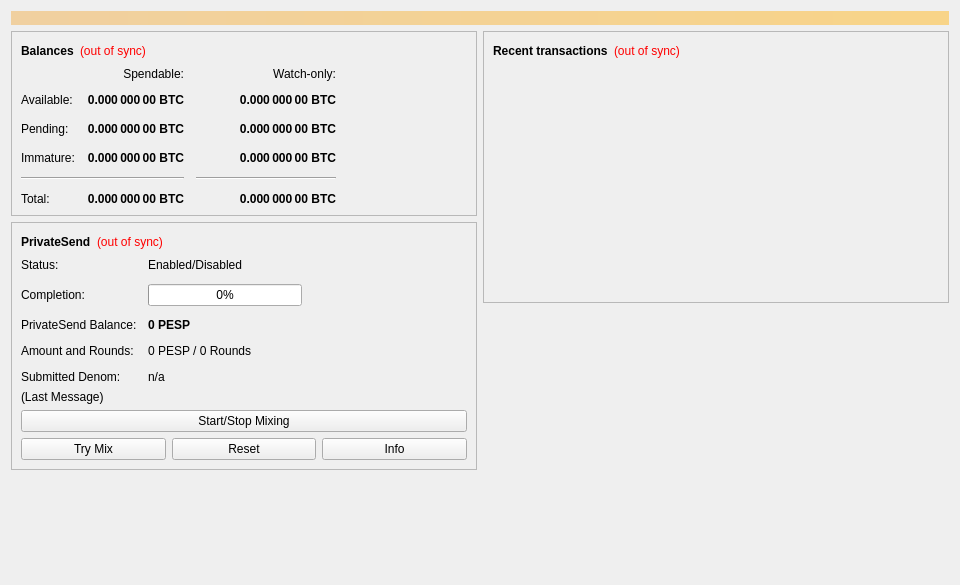
<?xml version="1.0" encoding="UTF-8"?>
<ui version="4.0">
 <class>OverviewPage</class>
 <widget class="QWidget" name="OverviewPage">
  <property name="geometry">
   <rect>
    <x>0</x>
    <y>0</y>
    <width>960</width>
    <height>585</height>
   </rect>
  </property>
  <property name="minimumSize">
   <size>
    <width>960</width>
    <height>0</height>
   </size>
  </property>
  <property name="windowTitle">
   <string>Form</string>
  </property>
  <layout class="QVBoxLayout" name="topLayout">
   <item>
    <widget class="QLabel" name="labelAlerts">
     <property name="visible">
      <bool>false</bool>
     </property>
     <property name="styleSheet">
      <string notr="true">QLabel { background-color: qlineargradient(x1: 0, y1: 0, x2: 1, y2: 0, stop:0 #F0D0A0, stop:1 #F8D488); color:#000000; }</string>
     </property>
     <property name="wordWrap">
      <bool>true</bool>
     </property>
     <property name="margin">
      <number>3</number>
     </property>
     <property name="textInteractionFlags">
      <set>Qt::TextSelectableByMouse</set>
     </property>
    </widget>
   </item>
   <item>
    <layout class="QHBoxLayout" name="horizontalLayout" stretch="1,1">
     <item>
      <layout class="QVBoxLayout" name="verticalLayout_2">
       <item>
        <widget class="QFrame" name="frame">
         <property name="frameShape">
          <enum>QFrame::StyledPanel</enum>
         </property>
         <property name="frameShadow">
          <enum>QFrame::Raised</enum>
         </property>
         <layout class="QVBoxLayout" name="verticalLayout_4">
          <item>
           <layout class="QHBoxLayout" name="horizontalLayout_4">
            <item>
             <widget class="QLabel" name="label_5">
              <property name="font">
               <font>
                <weight>75</weight>
                <bold>true</bold>
               </font>
              </property>
              <property name="text">
               <string>Balances</string>
              </property>
             </widget>
            </item>
            <item>
             <widget class="QLabel" name="labelWalletStatus">
              <property name="toolTip">
               <string>The displayed information may be out of date. Your wallet automatically synchronizes with the PESPCOIN network after a connection is established, but this process has not completed yet.</string>
              </property>
              <property name="styleSheet">
               <string notr="true">QLabel { color: red; }</string>
              </property>
              <property name="text">
               <string notr="true">(out of sync)</string>
              </property>
              <property name="alignment">
               <set>Qt::AlignLeading|Qt::AlignLeft|Qt::AlignVCenter</set>
              </property>
             </widget>
            </item>
            <item>
             <spacer name="horizontalSpacer_3">
              <property name="orientation">
               <enum>Qt::Horizontal</enum>
              </property>
              <property name="sizeHint" stdset="0">
               <size>
                <width>40</width>
                <height>20</height>
               </size>
              </property>
             </spacer>
            </item>
           </layout>
          </item>
          <item>
           <layout class="QGridLayout" name="gridLayout">
            <property name="spacing">
             <number>12</number>
            </property>
            <item row="2" column="2">
             <widget class="QLabel" name="labelWatchPending">
              <property name="font">
               <font>
                <weight>75</weight>
                <bold>true</bold>
               </font>
              </property>
              <property name="cursor">
               <cursorShape>IBeamCursor</cursorShape>
              </property>
              <property name="toolTip">
               <string>Unconfirmed transactions to watch-only addresses</string>
              </property>
              <property name="text">
               <string notr="true">0.000 000 00 BTC</string>
              </property>
              <property name="alignment">
               <set>Qt::AlignRight|Qt::AlignTrailing|Qt::AlignVCenter</set>
              </property>
              <property name="textInteractionFlags">
               <set>Qt::LinksAccessibleByMouse|Qt::TextSelectableByKeyboard|Qt::TextSelectableByMouse</set>
              </property>
             </widget>
            </item>
            <item row="2" column="1">
             <widget class="QLabel" name="labelUnconfirmed">
              <property name="font">
               <font>
                <weight>75</weight>
                <bold>true</bold>
               </font>
              </property>
              <property name="cursor">
               <cursorShape>IBeamCursor</cursorShape>
              </property>
              <property name="toolTip">
               <string>Total of transactions that have yet to be confirmed, and do not yet count toward the spendable balance</string>
              </property>
              <property name="text">
               <string notr="true">0.000 000 00 BTC</string>
              </property>
              <property name="alignment">
               <set>Qt::AlignRight|Qt::AlignTrailing|Qt::AlignVCenter</set>
              </property>
              <property name="textInteractionFlags">
               <set>Qt::LinksAccessibleByMouse|Qt::TextSelectableByKeyboard|Qt::TextSelectableByMouse</set>
              </property>
             </widget>
            </item>
            <item row="3" column="2">
             <widget class="QLabel" name="labelWatchImmature">
              <property name="font">
               <font>
                <weight>75</weight>
                <bold>true</bold>
               </font>
              </property>
              <property name="cursor">
               <cursorShape>IBeamCursor</cursorShape>
              </property>
              <property name="toolTip">
               <string>Mined balance in watch-only addresses that has not yet matured</string>
              </property>
              <property name="text">
               <string notr="true">0.000 000 00 BTC</string>
              </property>
              <property name="alignment">
               <set>Qt::AlignRight|Qt::AlignTrailing|Qt::AlignVCenter</set>
              </property>
              <property name="textInteractionFlags">
               <set>Qt::LinksAccessibleByMouse|Qt::TextSelectableByKeyboard|Qt::TextSelectableByMouse</set>
              </property>
             </widget>
            </item>
            <item row="4" column="0" colspan="2">
             <widget class="Line" name="lineSpendableBalance">
              <property name="orientation">
               <enum>Qt::Horizontal</enum>
              </property>
             </widget>
            </item>
            <item row="4" column="2">
             <widget class="Line" name="lineWatchBalance">
              <property name="sizePolicy">
               <sizepolicy hsizetype="Preferred" vsizetype="Fixed">
                <horstretch>0</horstretch>
                <verstretch>0</verstretch>
               </sizepolicy>
              </property>
              <property name="minimumSize">
               <size>
                <width>140</width>
                <height>0</height>
               </size>
              </property>
              <property name="orientation">
               <enum>Qt::Horizontal</enum>
              </property>
             </widget>
            </item>
            <item row="5" column="0">
             <widget class="QLabel" name="labelTotalText">
              <property name="text">
               <string>Total:</string>
              </property>
             </widget>
            </item>
            <item row="3" column="1">
             <widget class="QLabel" name="labelImmature">
              <property name="font">
               <font>
                <weight>75</weight>
                <bold>true</bold>
               </font>
              </property>
              <property name="cursor">
               <cursorShape>IBeamCursor</cursorShape>
              </property>
              <property name="toolTip">
               <string>Mined balance that has not yet matured</string>
              </property>
              <property name="text">
               <string notr="true">0.000 000 00 BTC</string>
              </property>
              <property name="alignment">
               <set>Qt::AlignRight|Qt::AlignTrailing|Qt::AlignVCenter</set>
              </property>
              <property name="textInteractionFlags">
               <set>Qt::LinksAccessibleByMouse|Qt::TextSelectableByKeyboard|Qt::TextSelectableByMouse</set>
              </property>
             </widget>
            </item>
            <item row="2" column="3">
             <spacer name="horizontalSpacer_2">
              <property name="orientation">
               <enum>Qt::Horizontal</enum>
              </property>
              <property name="sizeHint" stdset="0">
               <size>
                <width>40</width>
                <height>20</height>
               </size>
              </property>
             </spacer>
            </item>
            <item row="3" column="0">
             <widget class="QLabel" name="labelImmatureText">
              <property name="text">
               <string>Immature:</string>
              </property>
             </widget>
            </item>
            <item row="5" column="1">
             <widget class="QLabel" name="labelTotal">
              <property name="font">
               <font>
                <weight>75</weight>
                <bold>true</bold>
               </font>
              </property>
              <property name="cursor">
               <cursorShape>IBeamCursor</cursorShape>
              </property>
              <property name="toolTip">
               <string>Your current total balance</string>
              </property>
              <property name="text">
               <string notr="true">0.000 000 00 BTC</string>
              </property>
              <property name="alignment">
               <set>Qt::AlignRight|Qt::AlignTrailing|Qt::AlignVCenter</set>
              </property>
              <property name="textInteractionFlags">
               <set>Qt::LinksAccessibleByMouse|Qt::TextSelectableByKeyboard|Qt::TextSelectableByMouse</set>
              </property>
             </widget>
            </item>
            <item row="5" column="2">
             <widget class="QLabel" name="labelWatchTotal">
              <property name="font">
               <font>
                <weight>75</weight>
                <bold>true</bold>
               </font>
              </property>
              <property name="cursor">
               <cursorShape>IBeamCursor</cursorShape>
              </property>
              <property name="toolTip">
               <string>Current total balance in watch-only addresses</string>
              </property>
              <property name="text">
               <string notr="true">0.000 000 00 BTC</string>
              </property>
              <property name="alignment">
               <set>Qt::AlignRight|Qt::AlignTrailing|Qt::AlignVCenter</set>
              </property>
              <property name="textInteractionFlags">
               <set>Qt::LinksAccessibleByMouse|Qt::TextSelectableByKeyboard|Qt::TextSelectableByMouse</set>
              </property>
             </widget>
            </item>
            <item row="0" column="2">
             <widget class="QLabel" name="labelWatchonly">
              <property name="text">
               <string>Watch-only:</string>
              </property>
              <property name="alignment">
               <set>Qt::AlignRight|Qt::AlignTrailing|Qt::AlignVCenter</set>
              </property>
             </widget>
            </item>
            <item row="1" column="0">
             <widget class="QLabel" name="labelBalanceText">
              <property name="text">
               <string>Available:</string>
              </property>
             </widget>
            </item>
            <item row="1" column="1">
             <widget class="QLabel" name="labelBalance">
              <property name="font">
               <font>
                <weight>75</weight>
                <bold>true</bold>
               </font>
              </property>
              <property name="cursor">
               <cursorShape>IBeamCursor</cursorShape>
              </property>
              <property name="toolTip">
               <string>Your current spendable balance</string>
              </property>
              <property name="text">
               <string notr="true">0.000 000 00 BTC</string>
              </property>
              <property name="alignment">
               <set>Qt::AlignRight|Qt::AlignTrailing|Qt::AlignVCenter</set>
              </property>
              <property name="textInteractionFlags">
               <set>Qt::LinksAccessibleByMouse|Qt::TextSelectableByKeyboard|Qt::TextSelectableByMouse</set>
              </property>
             </widget>
            </item>
            <item row="1" column="2">
             <widget class="QLabel" name="labelWatchAvailable">
              <property name="font">
               <font>
                <weight>75</weight>
                <bold>true</bold>
               </font>
              </property>
              <property name="cursor">
               <cursorShape>IBeamCursor</cursorShape>
              </property>
              <property name="toolTip">
               <string>Your current balance in watch-only addresses</string>
              </property>
              <property name="text">
               <string notr="true">0.000 000 00 BTC</string>
              </property>
              <property name="alignment">
               <set>Qt::AlignRight|Qt::AlignTrailing|Qt::AlignVCenter</set>
              </property>
              <property name="textInteractionFlags">
               <set>Qt::LinksAccessibleByMouse|Qt::TextSelectableByKeyboard|Qt::TextSelectableByMouse</set>
              </property>
             </widget>
            </item>
            <item row="2" column="0">
             <widget class="QLabel" name="labelPendingText">
              <property name="text">
               <string>Pending:</string>
              </property>
             </widget>
            </item>
            <item row="0" column="1">
             <widget class="QLabel" name="labelSpendable">
              <property name="text">
               <string>Spendable:</string>
              </property>
              <property name="alignment">
               <set>Qt::AlignRight|Qt::AlignTrailing|Qt::AlignVCenter</set>
              </property>
             </widget>
            </item>
           </layout>
          </item>
         </layout>
        </widget>
       </item>
       <item>
        <widget class="QFrame" name="framePrivateSend">
         <property name="layoutDirection">
          <enum>Qt::LeftToRight</enum>
         </property>
         <property name="frameShape">
          <enum>QFrame::StyledPanel</enum>
         </property>
         <property name="frameShadow">
          <enum>QFrame::Raised</enum>
         </property>
         <layout class="QVBoxLayout" name="VerticalLayout_PS1">
          <item>
           <layout class="QHBoxLayout" name="horizontalLayout_5">
            <item>
             <widget class="QLabel" name="labelPrivateSendHeader">
              <property name="font">
               <font>
                <weight>75</weight>
                <bold>true</bold>
               </font>
              </property>
              <property name="text">
               <string>PrivateSend</string>
              </property>
             </widget>
            </item>
            <item>
             <widget class="QLabel" name="labelPrivateSendSyncStatus">
              <property name="toolTip">
               <string>The displayed information may be out of date. Your wallet automatically synchronizes with the PESPCOIN network after a connection is established, but this process has not completed yet.</string>
              </property>
              <property name="styleSheet">
               <string notr="true">QLabel { color: red; }</string>
              </property>
              <property name="text">
               <string notr="true">(out of sync)</string>
              </property>
              <property name="alignment">
               <set>Qt::AlignLeading|Qt::AlignLeft|Qt::AlignVCenter</set>
              </property>
             </widget>
            </item>
            <item>
             <spacer name="horizontalSpacer_4">
              <property name="orientation">
               <enum>Qt::Horizontal</enum>
              </property>
              <property name="sizeHint" stdset="0">
               <size>
                <width>40</width>
                <height>20</height>
               </size>
              </property>
             </spacer>
            </item>
           </layout>
          </item>
          <item>
           <layout class="QFormLayout" name="privateSendFormLayout">
            <property name="fieldGrowthPolicy">
             <enum>QFormLayout::AllNonFixedFieldsGrow</enum>
            </property>
            <property name="horizontalSpacing">
             <number>11</number>
            </property>
            <property name="verticalSpacing">
             <number>12</number>
            </property>
            <item row="0" column="0">
             <widget class="QLabel" name="labelPrivateSendEnabledText">
              <property name="text">
               <string>Status:</string>
              </property>
             </widget>
            </item>
            <item row="0" column="1">
             <widget class="QLabel" name="labelPrivateSendEnabled">
              <property name="text">
               <string>Enabled/Disabled</string>
              </property>
             </widget>
            </item>
            <item row="1" column="0">
             <widget class="QLabel" name="labelCompletitionText">
              <property name="text">
               <string>Completion:</string>
              </property>
             </widget>
            </item>
            <item row="1" column="1">
             <widget class="QProgressBar" name="privateSendProgress">
              <property name="maximumSize">
               <size>
                <width>154</width>
                <height>16777215</height>
               </size>
              </property>
              <property name="value">
               <number>0</number>
              </property>
             </widget>
            </item>
            <item row="2" column="0">
             <widget class="QLabel" name="labelAnonymizedText">
              <property name="text">
               <string>PrivateSend Balance:</string>
              </property>
             </widget>
            </item>
            <item row="2" column="1">
             <widget class="QLabel" name="labelAnonymized">
              <property name="font">
               <font>
                <weight>75</weight>
                <bold>true</bold>
               </font>
              </property>
              <property name="text">
               <string notr="true">0 PESP</string>
              </property>
             </widget>
            </item>
            <item row="3" column="0">
             <widget class="QLabel" name="labelAmountAndRoundsText">
              <property name="text">
               <string>Amount and Rounds:</string>
              </property>
             </widget>
            </item>
            <item row="3" column="1">
             <widget class="QLabel" name="labelAmountRounds">
              <property name="text">
               <string>0 PESP / 0 Rounds</string>
              </property>
             </widget>
            </item>
            <item row="4" column="0">
             <widget class="QLabel" name="labelSubmittedDenomText">
              <property name="text">
               <string>Submitted Denom:</string>
              </property>
             </widget>
            </item>
            <item row="4" column="1">
             <widget class="QLabel" name="labelSubmittedDenom">
              <property name="toolTip">
               <string>The denominations you submitted to the Masternode.&lt;br&gt;To mix, other users must submit the exact same denominations.</string>
              </property>
              <property name="text">
               <string>n/a</string>
              </property>
             </widget>
            </item>
           </layout>
          </item>
          <item>
           <layout class="QVBoxLayout" name="VerticalLayout_PS">
            <item>
             <widget class="QLabel" name="labelPrivateSendLastMessage">
              <property name="text">
               <string>(Last Message)</string>
              </property>
              <property name="alignment">
               <set>Qt::AlignLeading|Qt::AlignLeft|Qt::AlignTop</set>
              </property>
              <property name="wordWrap">
               <bool>true</bool>
              </property>
             </widget>
            </item>
            <item>
             <widget class="QPushButton" name="togglePrivateSend">
              <property name="sizePolicy">
               <sizepolicy hsizetype="MinimumExpanding" vsizetype="Fixed">
                <horstretch>0</horstretch>
                <verstretch>0</verstretch>
               </sizepolicy>
              </property>
              <property name="text">
               <string>Start/Stop Mixing</string>
              </property>
             </widget>
            </item>
            <item>
             <layout class="QHBoxLayout" name="horizontalLayout_debugbuttons">
              <item>
               <widget class="QPushButton" name="privateSendAuto">
                <property name="sizePolicy">
                 <sizepolicy hsizetype="MinimumExpanding" vsizetype="Fixed">
                  <horstretch>0</horstretch>
                  <verstretch>0</verstretch>
                 </sizepolicy>
                </property>
                <property name="toolTip">
                 <string>Try to manually submit a PrivateSend request.</string>
                </property>
                <property name="text">
                 <string>Try Mix</string>
                </property>
               </widget>
              </item>
              <item>
               <widget class="QPushButton" name="privateSendReset">
                <property name="sizePolicy">
                 <sizepolicy hsizetype="MinimumExpanding" vsizetype="Fixed">
                  <horstretch>0</horstretch>
                  <verstretch>0</verstretch>
                 </sizepolicy>
                </property>
                <property name="toolTip">
                 <string>Reset the current status of PrivateSend (can interrupt PrivateSend if it's in the process of Mixing, which can cost you money!)</string>
                </property>
                <property name="autoFillBackground">
                 <bool>false</bool>
                </property>
                <property name="text">
                 <string>Reset</string>
                </property>
               </widget>
              </item>
              <item>
               <widget class="QPushButton" name="privateSendInfo">
                <property name="sizePolicy">
                 <sizepolicy hsizetype="MinimumExpanding" vsizetype="Fixed">
                  <horstretch>0</horstretch>
                  <verstretch>0</verstretch>
                 </sizepolicy>
                </property>
                <property name="toolTip">
                 <string>Information about PrivateSend and Mixing</string>
                </property>
                <property name="text">
                 <string>Info</string>
                </property>
               </widget>
              </item>
             </layout>
            </item>
           </layout>
          </item>
         </layout>
        </widget>
       </item>
       <item>
        <spacer name="verticalSpacer">
         <property name="orientation">
          <enum>Qt::Vertical</enum>
         </property>
         <property name="sizeHint" stdset="0">
          <size>
           <width>20</width>
           <height>40</height>
          </size>
         </property>
        </spacer>
       </item>
      </layout>
     </item>
     <item>
      <layout class="QVBoxLayout" name="verticalLayout_3">
       <item>
        <widget class="QFrame" name="frame_2">
         <property name="frameShape">
          <enum>QFrame::StyledPanel</enum>
         </property>
         <property name="frameShadow">
          <enum>QFrame::Raised</enum>
         </property>
         <layout class="QVBoxLayout" name="verticalLayout">
          <item>
           <layout class="QHBoxLayout" name="horizontalLayout_2">
            <item>
             <widget class="QLabel" name="label_4">
              <property name="font">
               <font>
                <weight>75</weight>
                <bold>true</bold>
               </font>
              </property>
              <property name="text">
               <string>Recent transactions</string>
              </property>
             </widget>
            </item>
            <item>
             <widget class="QLabel" name="labelTransactionsStatus">
              <property name="toolTip">
               <string>The displayed information may be out of date. Your wallet automatically synchronizes with the PESPCOIN network after a connection is established, but this process has not completed yet.</string>
              </property>
              <property name="styleSheet">
               <string notr="true">QLabel { color: red; }</string>
              </property>
              <property name="text">
               <string notr="true">(out of sync)</string>
              </property>
              <property name="alignment">
               <set>Qt::AlignLeading|Qt::AlignLeft|Qt::AlignVCenter</set>
              </property>
             </widget>
            </item>
            <item>
             <spacer name="horizontalSpacer">
              <property name="orientation">
               <enum>Qt::Horizontal</enum>
              </property>
              <property name="sizeHint" stdset="0">
               <size>
                <width>40</width>
                <height>20</height>
               </size>
              </property>
             </spacer>
            </item>
           </layout>
          </item>
          <item>
           <widget class="QListView" name="listTransactions">
            <property name="styleSheet">
             <string notr="true">QListView { background: transparent; }</string>
            </property>
            <property name="frameShape">
             <enum>QFrame::NoFrame</enum>
            </property>
            <property name="verticalScrollBarPolicy">
             <enum>Qt::ScrollBarAlwaysOff</enum>
            </property>
            <property name="horizontalScrollBarPolicy">
             <enum>Qt::ScrollBarAlwaysOff</enum>
            </property>
            <property name="selectionMode">
             <enum>QAbstractItemView::NoSelection</enum>
            </property>
           </widget>
          </item>
         </layout>
        </widget>
       </item>
       <item>
        <spacer name="verticalSpacer_2">
         <property name="orientation">
          <enum>Qt::Vertical</enum>
         </property>
         <property name="sizeHint" stdset="0">
          <size>
           <width>20</width>
           <height>40</height>
          </size>
         </property>
        </spacer>
       </item>
      </layout>
     </item>
    </layout>
   </item>
  </layout>
 </widget>
 <resources/>
 <connections/>
</ui>
